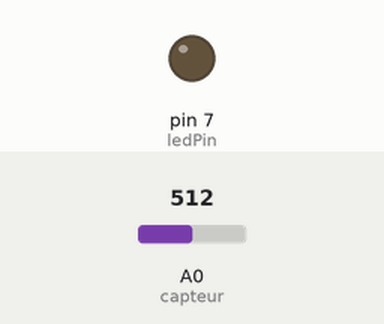
This sketch was run on a simulated Arduino Uno, built with avr-gcc and run on an emulated ATmega328P. Parts: output pins drawn as LEDs (lit = HIGH). The inputs (shaded band) are chosen by the test bench; at power-on: A0 (capteur) = 512.

Above: at 1.2 s.
1.3 s: A0 (capteur) set to 481
At 1.9 s:
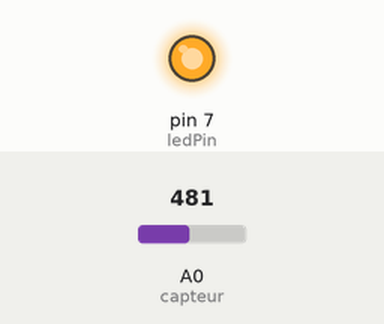
2.8 s: A0 (capteur) set to 510
At 3.1 s:
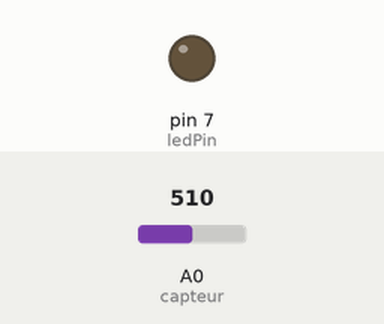
4.3 s: A0 (capteur) set to 490
At 5.4 s:
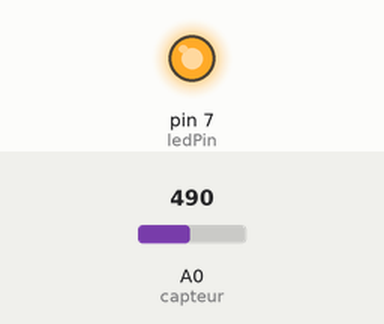
Timing chart, 0 to 7.3 s (numbered marks = the images above; inputs shaded):
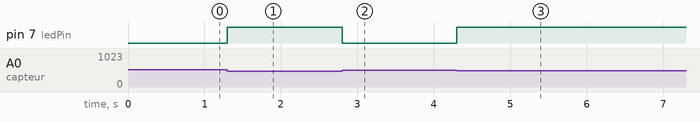

Measured:
- the behaviour switches between 500 and 499 on A0 (capteur) (found by bisection; images 0 and 1)
- after the input at 1.3 s, pin 7 (ledPin): LOW → HIGH at once
- after the input at 2.8 s, pin 7 (ledPin): HIGH → LOW at once
- after the input at 4.3 s, pin 7 (ledPin): LOW → HIGH at once

The sketch:

Led__Capteur_lumi_re.ino
```cpp
/*
 * Code d'exemple pour une photorésistance.
 */


int capteur = A0;
int ledPin = 7;

void setup()
{
  pinMode(capteur, INPUT);
  pinMode(ledPin, OUTPUT);
}


// Fonction loop(), appelée continuellement en boucle tant que la carte Arduino est alimentée
void loop() {

  // Mesure la tension sur la broche A0
  int valeur = analogRead(A0);

/*500 et la valeur minimal de lumière
 si la valeur est inférieur on allume la lumière
 si non on éteint la lumière
 */
  if (valeur < 500) {
  digitalWrite(ledPin, HIGH);
  }else{
      digitalWrite(ledPin, LOW);
  }
}
```
